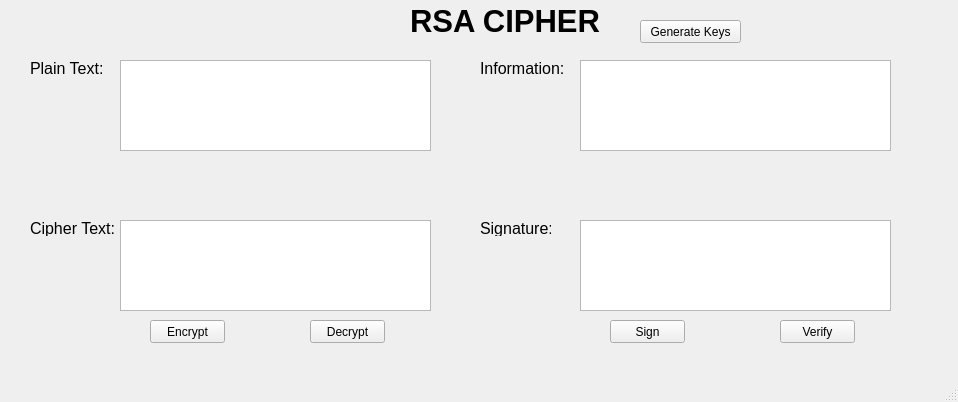
<?xml version="1.0" encoding="UTF-8"?>
<ui version="4.0">
 <class>MainWindow</class>
 <widget class="QMainWindow" name="MainWindow">
  <property name="geometry">
   <rect>
    <x>0</x>
    <y>0</y>
    <width>958</width>
    <height>402</height>
   </rect>
  </property>
  <property name="windowTitle">
   <string>MainWindow</string>
  </property>
  <widget class="QWidget" name="centralwidget">
   <widget class="QLabel" name="label">
    <property name="geometry">
     <rect>
      <x>410</x>
      <y>0</y>
      <width>201</width>
      <height>41</height>
     </rect>
    </property>
    <property name="font">
     <font>
      <pointsize>23</pointsize>
      <weight>75</weight>
      <bold>true</bold>
     </font>
    </property>
    <property name="text">
     <string>RSA CIPHER</string>
    </property>
   </widget>
   <widget class="QPlainTextEdit" name="txt_plain_text">
    <property name="geometry">
     <rect>
      <x>120</x>
      <y>60</y>
      <width>311</width>
      <height>91</height>
     </rect>
    </property>
   </widget>
   <widget class="QLabel" name="label_2">
    <property name="geometry">
     <rect>
      <x>30</x>
      <y>60</y>
      <width>81</width>
      <height>16</height>
     </rect>
    </property>
    <property name="font">
     <font>
      <pointsize>12</pointsize>
     </font>
    </property>
    <property name="text">
     <string>Plain Text:</string>
    </property>
   </widget>
   <widget class="QLabel" name="label_3">
    <property name="geometry">
     <rect>
      <x>30</x>
      <y>220</y>
      <width>91</width>
      <height>16</height>
     </rect>
    </property>
    <property name="font">
     <font>
      <pointsize>12</pointsize>
     </font>
    </property>
    <property name="text">
     <string>Cipher Text:</string>
    </property>
   </widget>
   <widget class="QLabel" name="label_4">
    <property name="geometry">
     <rect>
      <x>480</x>
      <y>60</y>
      <width>91</width>
      <height>16</height>
     </rect>
    </property>
    <property name="font">
     <font>
      <pointsize>12</pointsize>
     </font>
    </property>
    <property name="text">
     <string>Information:</string>
    </property>
   </widget>
   <widget class="QLabel" name="label_5">
    <property name="geometry">
     <rect>
      <x>480</x>
      <y>220</y>
      <width>71</width>
      <height>16</height>
     </rect>
    </property>
    <property name="font">
     <font>
      <pointsize>12</pointsize>
     </font>
    </property>
    <property name="text">
     <string>Signature:</string>
    </property>
   </widget>
   <widget class="QPlainTextEdit" name="txt_info">
    <property name="geometry">
     <rect>
      <x>580</x>
      <y>60</y>
      <width>311</width>
      <height>91</height>
     </rect>
    </property>
   </widget>
   <widget class="QPlainTextEdit" name="txt_cipher_text">
    <property name="geometry">
     <rect>
      <x>120</x>
      <y>220</y>
      <width>311</width>
      <height>91</height>
     </rect>
    </property>
   </widget>
   <widget class="QPlainTextEdit" name="txt_sign">
    <property name="geometry">
     <rect>
      <x>580</x>
      <y>220</y>
      <width>311</width>
      <height>91</height>
     </rect>
    </property>
   </widget>
   <widget class="QPushButton" name="btn_encrypt">
    <property name="geometry">
     <rect>
      <x>150</x>
      <y>320</y>
      <width>75</width>
      <height>23</height>
     </rect>
    </property>
    <property name="text">
     <string>Encrypt</string>
    </property>
   </widget>
   <widget class="QPushButton" name="btn_decrypt">
    <property name="geometry">
     <rect>
      <x>310</x>
      <y>320</y>
      <width>75</width>
      <height>23</height>
     </rect>
    </property>
    <property name="text">
     <string>Decrypt</string>
    </property>
   </widget>
   <widget class="QPushButton" name="btn_sign">
    <property name="geometry">
     <rect>
      <x>610</x>
      <y>320</y>
      <width>75</width>
      <height>23</height>
     </rect>
    </property>
    <property name="text">
     <string>Sign</string>
    </property>
   </widget>
   <widget class="QPushButton" name="btn_verify">
    <property name="geometry">
     <rect>
      <x>780</x>
      <y>320</y>
      <width>75</width>
      <height>23</height>
     </rect>
    </property>
    <property name="text">
     <string>Verify</string>
    </property>
   </widget>
   <widget class="QPushButton" name="btn_gen_keys">
    <property name="geometry">
     <rect>
      <x>640</x>
      <y>20</y>
      <width>101</width>
      <height>23</height>
     </rect>
    </property>
    <property name="text">
     <string>Generate Keys</string>
    </property>
   </widget>
  </widget>
  <widget class="QMenuBar" name="menubar">
   <property name="geometry">
    <rect>
     <x>0</x>
     <y>0</y>
     <width>958</width>
     <height>21</height>
    </rect>
   </property>
  </widget>
  <widget class="QStatusBar" name="statusbar"/>
 </widget>
 <resources/>
 <connections/>
</ui>
